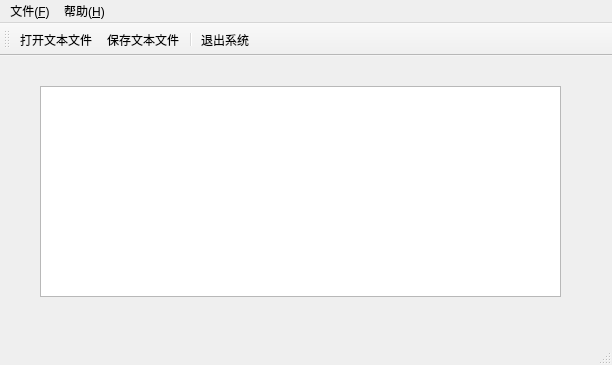
<?xml version="1.0" encoding="UTF-8"?>
<ui version="4.0">
 <class>TextFileDemoClass</class>
 <widget class="QMainWindow" name="TextFileDemoClass">
  <property name="geometry">
   <rect>
    <x>0</x>
    <y>0</y>
    <width>612</width>
    <height>365</height>
   </rect>
  </property>
  <property name="windowTitle">
   <string>TextFileDemo</string>
  </property>
  <widget class="QWidget" name="centralWidget">
   <widget class="QPlainTextEdit" name="plainTextEdit">
    <property name="geometry">
     <rect>
      <x>40</x>
      <y>30</y>
      <width>521</width>
      <height>211</height>
     </rect>
    </property>
   </widget>
  </widget>
  <widget class="QMenuBar" name="menuBar">
   <property name="geometry">
    <rect>
     <x>0</x>
     <y>0</y>
     <width>612</width>
     <height>23</height>
    </rect>
   </property>
   <widget class="QMenu" name="menu_F">
    <property name="title">
     <string>文件(&amp;F)</string>
    </property>
    <addaction name="actionOpenTextFile"/>
    <addaction name="actionSaveTextFile"/>
    <addaction name="separator"/>
    <addaction name="actionQuit"/>
   </widget>
   <widget class="QMenu" name="menu_H">
    <property name="title">
     <string>帮助(&amp;H)</string>
    </property>
    <addaction name="actionAbout"/>
   </widget>
   <addaction name="menu_F"/>
   <addaction name="menu_H"/>
  </widget>
  <widget class="QToolBar" name="mainToolBar">
   <property name="toolButtonStyle">
    <enum>Qt::ToolButtonTextUnderIcon</enum>
   </property>
   <attribute name="toolBarArea">
    <enum>TopToolBarArea</enum>
   </attribute>
   <attribute name="toolBarBreak">
    <bool>false</bool>
   </attribute>
   <addaction name="actionOpenTextFile"/>
   <addaction name="actionSaveTextFile"/>
   <addaction name="separator"/>
   <addaction name="actionQuit"/>
  </widget>
  <widget class="QStatusBar" name="statusBar"/>
  <action name="actionOpenTextFile">
   <property name="icon">
    <iconset resource="TextFileDemo.qrc">
     <normaloff>:/TextFileDemo/Resources/MYSL.ICO</normaloff>:/TextFileDemo/Resources/MYSL.ICO</iconset>
   </property>
   <property name="text">
    <string>打开文本文件</string>
   </property>
   <property name="toolTip">
    <string>打开文本文件</string>
   </property>
  </action>
  <action name="actionSaveTextFile">
   <property name="icon">
    <iconset resource="TextFileDemo.qrc">
     <normaloff>:/TextFileDemo/Resources/NOTEL.ICO</normaloff>:/TextFileDemo/Resources/NOTEL.ICO</iconset>
   </property>
   <property name="text">
    <string>保存文本文件</string>
   </property>
   <property name="toolTip">
    <string>保存文本文件</string>
   </property>
  </action>
  <action name="actionQuit">
   <property name="icon">
    <iconset resource="TextFileDemo.qrc">
     <normaloff>:/TextFileDemo/Resources/OOFL.ICO</normaloff>:/TextFileDemo/Resources/OOFL.ICO</iconset>
   </property>
   <property name="text">
    <string>退出系统</string>
   </property>
   <property name="toolTip">
    <string>退出系统</string>
   </property>
  </action>
  <action name="actionAbout">
   <property name="icon">
    <iconset resource="TextFileDemo.qrc">
     <normaloff>:/TextFileDemo/Resources/MSN.ICO</normaloff>:/TextFileDemo/Resources/MSN.ICO</iconset>
   </property>
   <property name="text">
    <string>关于系统</string>
   </property>
   <property name="toolTip">
    <string>关于系统</string>
   </property>
  </action>
 </widget>
 <layoutdefault spacing="6" margin="11"/>
 <resources>
  <include location="TextFileDemo.qrc"/>
 </resources>
 <connections>
  <connection>
   <sender>actionQuit</sender>
   <signal>triggered()</signal>
   <receiver>TextFileDemoClass</receiver>
   <slot>close()</slot>
   <hints>
    <hint type="sourcelabel">
     <x>-1</x>
     <y>-1</y>
    </hint>
    <hint type="destinationlabel">
     <x>305</x>
     <y>182</y>
    </hint>
   </hints>
  </connection>
 </connections>
</ui>
